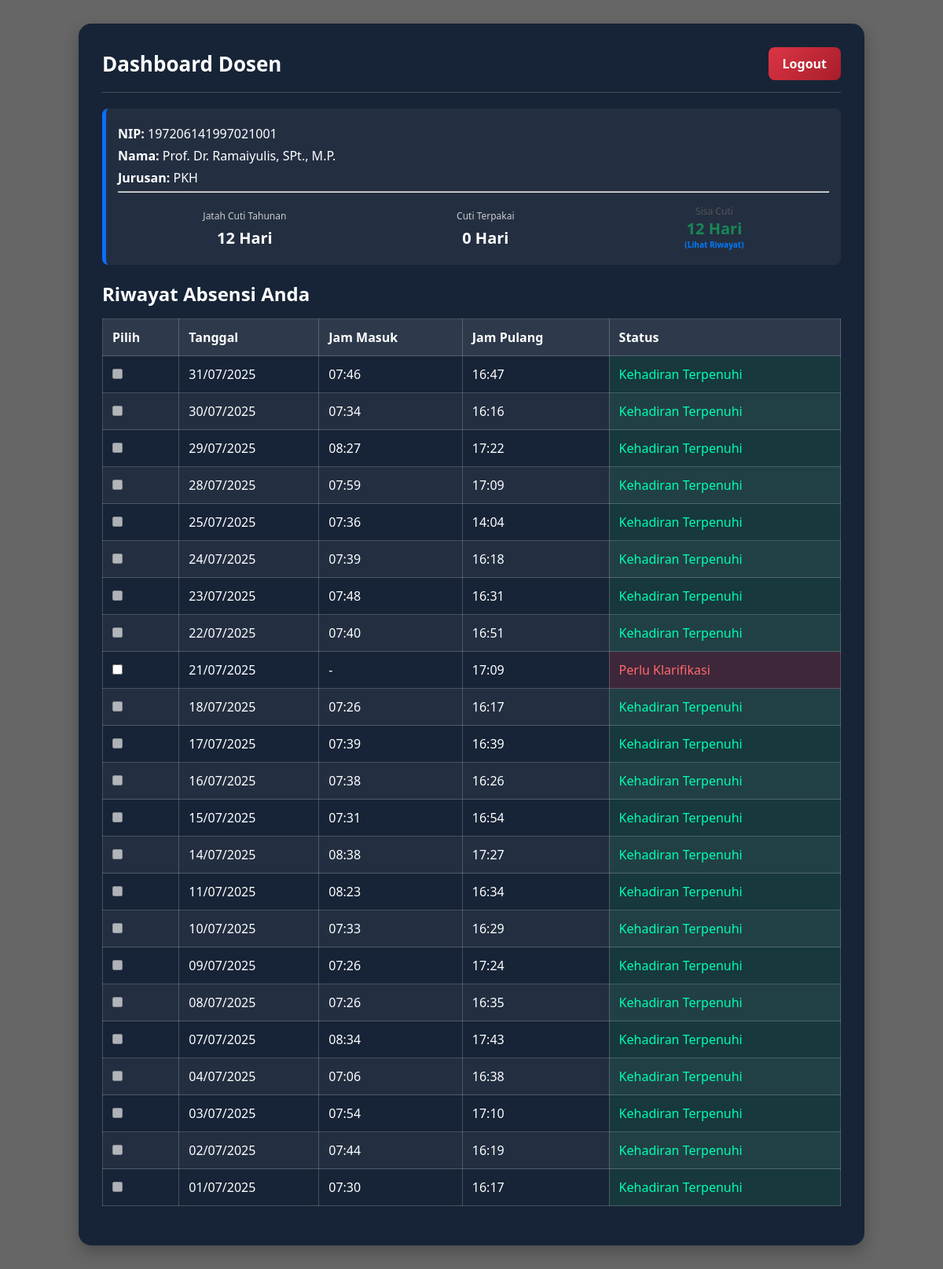
Screenshot of /dashboard_dosen (signed in) with the database file from the repository.
### tables this page shows
CREATE TABLE "users" (
"nip" TEXT,
  "password" INTEGER,
  "nama_lengkap" TEXT,
  "jurusan" TEXT,
  "detail jurusan" TEXT,
  "role" TEXT
, jatah_cuti_tahunan INTEGER DEFAULT 12);

CREATE TABLE "attendance" (
"nip" TEXT,
  "nama_lengkap" TEXT,
  "tanggal" TIMESTAMP,
  "jam masuk" TIME,
  "jam pulang" TIME,
  "status" TEXT,
  "keterangan" TEXT
);

### app.py (the view)
@app.route('/dashboard_dosen')
def dashboard_dosen():
    if 'user_role' not in session or session['user_role'] != 'Dosen':
        return redirect(url_for('login'))
    conn = get_db_connection()
    user_nip = session['user_id']
    records_raw = conn.execute('SELECT *, rowid as id FROM attendance WHERE nip = ? ORDER BY tanggal DESC', (user_nip,)).fetchall()
    user_data = conn.execute("SELECT jatah_cuti_tahunan FROM users WHERE nip = ?", (user_nip,)).fetchone()
    current_year = str(datetime.now().year)
    total_cuti_terpakai_data = conn.execute(
        """
        SELECT COUNT(*) as total FROM attendance
        WHERE nip = ?
        AND status = 'Disetujui Kajur'
        AND keterangan LIKE '%Cuti%'
        AND strftime('%Y', tanggal) = ?
        """,
        (user_nip, current_year)
    ).fetchone()
    current_month = datetime.now().strftime('%Y-%m')
    lupa_masuk_data = conn.execute("SELECT COUNT(*) as total FROM clarifications WHERE nip = ? AND jenis_surat = 'Lupa Absen Masuk' AND strftime('%Y-%m', tanggal_pengajuan) = ?", (user_nip, current_month)).fetchone()
    lupa_pulang_data = conn.execute("SELECT COUNT(*) as total FROM clarifications WHERE nip = ? AND jenis_surat = 'Lupa Absen Pulang' AND strftime('%Y-%m', tanggal_pengajuan) = ?", (user_nip, current_month)).fetchone()
    lupa_masuk_count = lupa_masuk_data['total'] if lupa_masuk_data else 0
    lupa_pulang_count = lupa_pulang_data['total'] if lupa_pulang_data else 0
    conn.close()
    jatah_cuti_tahunan = user_data['jatah_cuti_tahunan'] if user_data and user_data['jatah_cuti_tahunan'] is not None else 0
    total_cuti_terpakai = total_cuti_terpakai_data['total'] if total_cuti_terpakai_data else 0
    sisa_cuti_tahunan = jatah_cuti_tahunan - total_cuti_terpakai
    processed_records = []
    for record in records_raw:
        rec = dict(record)
        rec['tanggal_formatted'] = datetime.strptime(rec['tanggal'], '%Y-%m-%d %H:%M:%S').strftime('%d/%m/%Y')
        jam_masuk, jam_pulang = rec.get('jam masuk'), rec.get('jam pulang')
        time_fmt = '%H:%M:%S.%f'
        rec['jam_masuk_formatted'] = datetime.strptime(jam_masuk, time_fmt).strftime('%H:%M') if jam_masuk else " - "
        rec['jam_pulang_formatted'] = datetime.strptime(jam_pulang, time_fmt).strftime('%H:%M') if jam_pulang else " - "
        status, keterangan = rec['status'], rec['keterangan']
        if status and status.strip() == "Menunggu Persetujuan Kajur":
            rec.update({'status_text': 'Menunggu Persetujuan Kajur', 'status_color': 'yellow', 'checkbox_enabled': False})
        elif status and status.strip() == "Disetujui Kajur":
            if keterangan:
                rec.update({'status_text': keterangan, 'status_color': 'green', 'checkbox_enabled': False})
            else:
                rec.update({'status_text': 'Disetujui Kajur', 'status_color': 'green', 'checkbox_enabled': False})
        elif status and status.strip() == "Ditolak Kajur":
            rec.update({'status_text': f"Ditolak: {keterangan}", 'status_color': 'red', 'checkbox_enabled': True})
        elif jam_masuk and jam_pulang:
            dur = datetime.strptime(jam_pulang, time_fmt) - datetime.strptime(jam_masuk, time_fmt)
            if dur.total_seconds() >= 4 * 3600:
                rec.update({'status_text': 'Kehadiran Terpenuhi', 'status_color': 'green', 'checkbox_enabled': False})
            else:
                rec.update({'status_text': 'Kehadiran Kurang Dari 4 Jam', 'status_color': 'red', 'checkbox_enabled': False})
        else:
            rec.update({'status_text': 'Perlu Klarifikasi', 'status_color': 'red', 'checkbox_enabled': True})
        processed_records.append(rec)
    return render_template(
        'dashboard_dosen.html',
        records=processed_records,
        records_json=processed_records,
        jatah_cuti=jatah_cuti_tahunan,
        cuti_terpakai=total_cuti_terpakai,
        sisa_cuti=sisa_cuti_tahunan,
        lupa_masuk_count=lupa_masuk_count,
        lupa_pulang_count=lupa_pulang_count
    )

### app.py (called while the page is built)
def get_db_connection():
    conn = sqlite3.connect(DATABASE)
    conn.row_factory = sqlite3.Row
    return conn

### templates/dashboard_dosen.html (shortened to what this page needs)
<!DOCTYPE html>
<html lang="id">
<head>
</head>
<body>
    <div class="overlay"></div>
    <div class="container">
        <div class="header">
            <h1>Dashboard Dosen</h1>
            <a href="/logout">Logout</a>
        </div>
        <div class="info-box">
            <p><strong>NIP:</strong> {{ session['user_id'] }}</p>
            <p><strong>Nama:</strong> {{ session['user_name'] }}</p>
            <p><strong>Jurusan:</strong> {{ session['user_jurusan'] }}</p>
            <hr>
            <div class="info-cuti">
                <div>
                    <p>Jatah Cuti Tahunan</p>
                    <p>{{ jatah_cuti }} Hari</p>
                </div>
                <div>
                    <p>Cuti Terpakai</p>
                    <p>{{ cuti_terpakai }} Hari</p>
                </div>
             <div>
                    <p style="margin: 0; font-size: 12px; color: #555;">Sisa Cuti</p>
                    <p style="margin: 0; font-size: 20px; font-weight: bold; color: #198754;">
                        {{ sisa_cuti }} Hari
                        <a href="{{ url_for('riwayat_cuti') }}" style="font-size: 10px; text-decoration: none; color: #007bff; display: block;">(Lihat Riwayat)</a>
                    </p>
                </div>
            </div>
        </div>
        <form action="/submit_klarifikasi" method="post" enctype="multipart/form-data">
            <h2 style="margin-bottom: 15px;">Riwayat Absensi Anda</h2>
            <table>
                <thead>
                    <tr>
                        <th>Pilih</th>
                        <th>Tanggal</th>
                        <th>Jam Masuk</th>
                        <th>Jam Pulang</th>
                        <th>Status</th>
                    </tr>
                </thead>
                <tbody>
                    {% for absen in records %}
                    <tr>
                        <td>
                            <input type="checkbox" name="record_ids" value="{{ absen.id }}"
                            {% if not absen.checkbox_enabled %}disabled{% endif %} onchange="toggleForm()">
                        </td>
                        <td>{{ absen.tanggal_formatted }}</td>
                        <td>{{ absen.jam_masuk_formatted }}</td>
                        <td>{{ absen.jam_pulang_formatted }}</td>
                        <td class="status-{{ absen.status_color }}">{{ absen.status_text }}</td>
                    </tr>
                    {% else %}
                    <tr><td colspan="5" style="text-align: center;">Tidak ada data absensi yang ditemukan.</td></tr>
                    {% endfor %}
                </tbody>
            </table>
        </form>
    </div>
</body>
</html>

### templates/dashboard_dosen.html (style rules this page uses)
* { margin: 0; padding: 0; box-sizing: border-box; }
body { font-family: 'Segoe UI', Tahoma, Geneva, Verdana, sans-serif; min-height: 100vh; background: url("https://res.cloudinary.com/dvul7dq3b/image/upload/v1755843240/backgroundwebp_vc0pzl.webp") no-repeat center center/cover; display: flex; justify-content: center; align-items: flex-start; padding: 30px 10px; color: #fff; }
.overlay { position: fixed; top: 0; left: 0; width: 100%; height: 100%; background: rgba(0,0,0,0.6); z-index: 0; }
.container { position: relative; z-index: 1; max-width: 1000px; width: 100%; background: rgba(10, 25, 47, 0.85); backdrop-filter: blur(6px); padding: 30px; border-radius: 16px; box-shadow: 0 8px 20px rgba(0,0,0,0.25); animation: fadeIn 0.8s ease-in-out; }
.header { display: flex; justify-content: space-between; align-items: center; border-bottom: 1px solid rgba(255,255,255,0.2); padding-bottom: 15px; margin-bottom: 20px; }
.header h1 { margin: 0; font-size: 26px; font-weight: bold; color: #fff; }
.header a { text-decoration: none; background: linear-gradient(135deg, #dc3545, #a71d2a); color: #fff; padding: 10px 18px; border-radius: 8px; font-weight: 600; transition: transform 0.2s, background 0.3s; }
.info-box { background: rgba(255,255,255,0.05); border-left: 5px solid #0d6efd; padding: 15px; border-radius: 8px; margin-bottom: 20px; }
.info-box p { margin: 6px 0; }
.info-cuti { display: flex; justify-content: space-around; text-align: center; margin-top: 15px; }
.info-cuti div p:first-child { font-size: 12px; color: #ccc; }
.info-cuti div p:last-child { font-size: 20px; font-weight: bold; }
.info-cuti div:last-child p:last-child { color: #00ffb3; }
table { width: 100%; border-collapse: collapse; margin-bottom: 20px; color: #fff; }
th, td { border: 1px solid rgba(255,255,255,0.2); padding: 12px; text-align: left; }
th { background: rgba(255,255,255,0.1); font-weight: 600; }
tr:nth-child(even) { background: rgba(255,255,255,0.05); }
.status-red { background-color: rgba(220,53,69,0.2); color: #ff6b6b; }
.status-green { background-color: rgba(25,135,84,0.2); color: #00ffb3; }

### rows the page displays
users: user_name "Prof. Dr. Ramaiyulis, SPt., M.P.", user_jurusan "PKH"
attendance: tanggal_formatted "31/07/2025", jam_masuk_formatted "07:46", jam_pulang_formatted "16:47", status_text "Kehadiran Terpenuhi"
attendance: tanggal_formatted "30/07/2025", jam_masuk_formatted "07:34", jam_pulang_formatted "16:16", status_text "Kehadiran Terpenuhi"
attendance: tanggal_formatted "29/07/2025", jam_masuk_formatted "08:27", jam_pulang_formatted "17:22", status_text "Kehadiran Terpenuhi"
attendance: tanggal_formatted "28/07/2025", jam_masuk_formatted "07:59", jam_pulang_formatted "17:09", status_text "Kehadiran Terpenuhi"
attendance: tanggal_formatted "25/07/2025", jam_masuk_formatted "07:36", jam_pulang_formatted "14:04", status_text "Kehadiran Terpenuhi"
attendance: tanggal_formatted "24/07/2025", jam_masuk_formatted "07:39", jam_pulang_formatted "16:18", status_text "Kehadiran Terpenuhi"
attendance: tanggal_formatted "23/07/2025", jam_masuk_formatted "07:48", jam_pulang_formatted "16:31", status_text "Kehadiran Terpenuhi"
attendance: tanggal_formatted "22/07/2025", jam_masuk_formatted "07:40", jam_pulang_formatted "16:51", status_text "Kehadiran Terpenuhi"
attendance: tanggal_formatted "21/07/2025", jam_masuk_formatted "-", jam_pulang_formatted "17:09", status_text "Perlu Klarifikasi"
attendance: tanggal_formatted "18/07/2025", jam_masuk_formatted "07:26", jam_pulang_formatted "16:17", status_text "Kehadiran Terpenuhi"
attendance: tanggal_formatted "17/07/2025", jam_masuk_formatted "07:39", jam_pulang_formatted "16:39", status_text "Kehadiran Terpenuhi"
attendance: tanggal_formatted "16/07/2025", jam_masuk_formatted "07:38", jam_pulang_formatted "16:26", status_text "Kehadiran Terpenuhi"
attendance: tanggal_formatted "15/07/2025", jam_masuk_formatted "07:31", jam_pulang_formatted "16:54", status_text "Kehadiran Terpenuhi"
attendance: tanggal_formatted "14/07/2025", jam_masuk_formatted "08:38", jam_pulang_formatted "17:27", status_text "Kehadiran Terpenuhi"
attendance: tanggal_formatted "11/07/2025", jam_masuk_formatted "08:23", jam_pulang_formatted "16:34", status_text "Kehadiran Terpenuhi"
attendance: tanggal_formatted "10/07/2025", jam_masuk_formatted "07:33", jam_pulang_formatted "16:29", status_text "Kehadiran Terpenuhi"
attendance: tanggal_formatted "09/07/2025", jam_masuk_formatted "07:26", jam_pulang_formatted "17:24", status_text "Kehadiran Terpenuhi"
attendance: tanggal_formatted "08/07/2025", jam_masuk_formatted "07:26", jam_pulang_formatted "16:35", status_text "Kehadiran Terpenuhi"
attendance: tanggal_formatted "07/07/2025", jam_masuk_formatted "08:34", jam_pulang_formatted "17:43", status_text "Kehadiran Terpenuhi"
attendance: tanggal_formatted "04/07/2025", jam_masuk_formatted "07:06", jam_pulang_formatted "16:38", status_text "Kehadiran Terpenuhi"
attendance: tanggal_formatted "03/07/2025", jam_masuk_formatted "07:54", jam_pulang_formatted "17:10", status_text "Kehadiran Terpenuhi"
attendance: tanggal_formatted "02/07/2025", jam_masuk_formatted "07:44", jam_pulang_formatted "16:19", status_text "Kehadiran Terpenuhi"
attendance: tanggal_formatted "01/07/2025", jam_masuk_formatted "07:30", jam_pulang_formatted "16:17", status_text "Kehadiran Terpenuhi"

### other values shown
{{ session['user_id'] }} "197206141997021001"
{{ jatah_cuti }} "12"
{{ cuti_terpakai }} "0"
{{ sisa_cuti }} "12"
